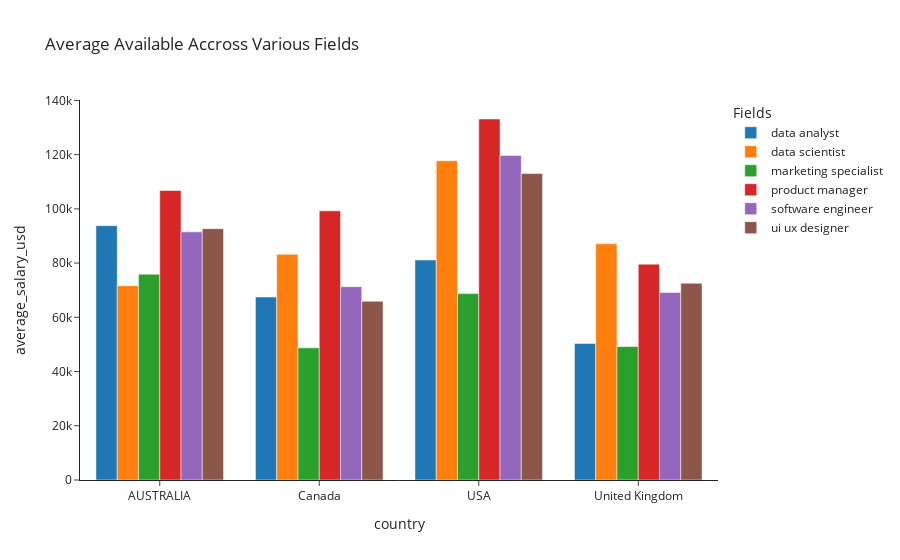

Notebook code for this chart:
### Markdown cell above
## Salary

### Code cell
salary_df = data.groupby(by=['country', 'job_field'], as_index=False)['average_salary_usd'].mean()
px.bar(salary_df, 
                        x='country', y='average_salary_usd',
                        color='job_field', barmode='group',
                        template='simple_white',
                         labels={
                                    "country": "country",
                                    "salary": "Average Salary",
                                    "job_field": "Fields"
                                },
                        title="Average Available Accross Various Fields"
                        )

### Figure 1 — Plotly figure (JSON) as saved in the notebook; plotly's stock layout.template omitted (floating-point values rounded to 4 significant figures)
{"data": [{"alignmentgroup": "True", "hovertemplate": "Fields=data analyst<br>country=%{x}<br>average_salary_usd=%{y}<extra></extra>", "legendgroup": "data analyst", "marker": {"color": "#1F77B4", "pattern": {"shape": ""}}, "name": "data analyst", "offsetgroup": "data analyst", "orientation": "v", "showlegend": true, "textposition": "auto", "type": "bar", "x": ["AUSTRALIA", "Canada", "USA", "United Kingdom"], "xaxis": "x", "y": [93800.0, 67480.0, 81160.0, 50340.0], "yaxis": "y"}, {"alignmentgroup": "True", "hovertemplate": "Fields=data scientist<br>country=%{x}<br>average_salary_usd=%{y}<extra></extra>", "legendgroup": "data scientist", "marker": {"color": "#FF7F0E", "pattern": {"shape": ""}}, "name": "data scientist", "offsetgroup": "data scientist", "orientation": "v", "showlegend": true, "textposition": "auto", "type": "bar", "x": ["AUSTRALIA", "Canada", "USA", "United Kingdom"], "xaxis": "x", "y": [71620.0, 83220.0, 117700.0, 87110.0], "yaxis": "y"}, {"alignmentgroup": "True", "hovertemplate": "Fields=marketing specialist<br>country=%{x}<br>average_salary_usd=%{y}<extra></extra>", "legendgroup": "marketing specialist", "marker": {"color": "#2CA02C", "pattern": {"shape": ""}}, "name": "marketing specialist", "offsetgroup": "marketing specialist", "orientation": "v", "showlegend": true, "textposition": "auto", "type": "bar", "x": ["AUSTRALIA", "Canada", "USA", "United Kingdom"], "xaxis": "x", "y": [75900.0, 48740.0, 68740.0, 49210.0], "yaxis": "y"}, {"alignmentgroup": "True", "hovertemplate": "Fields=product manager<br>country=%{x}<br>average_salary_usd=%{y}<extra></extra>", "legendgroup": "product manager", "marker": {"color": "#D62728", "pattern": {"shape": ""}}, "name": "product manager", "offsetgroup": "product manager", "orientation": "v", "showlegend": true, "textposition": "auto", "type": "bar", "x": ["AUSTRALIA", "Canada", "USA", "United Kingdom"], "xaxis": "x", "y": [106800.0, 99270.0, 133100.0, 79610.0], "yaxis": "y"}, {"alignmentgroup": "True", "hovertemplate": "Fields=software engineer<br>country=%{x}<br>average_salary_usd=%{y}<extra></extra>", "legendgroup": "software engineer", "marker": {"color": "#9467BD", "pattern": {"shape": ""}}, "name": "software engineer", "offsetgroup": "software engineer", "orientation": "v", "showlegend": true, "textposition": "auto", "type": "bar", "x": ["AUSTRALIA", "Canada", "USA", "United Kingdom"], "xaxis": "x", "y": [91530.0, 71300.0, 119700.0, 69120.0], "yaxis": "y"}, {"alignmentgroup": "True", "hovertemplate": "Fields=ui ux designer<br>country=%{x}<br>average_salary_usd=%{y}<extra></extra>", "legendgroup": "ui ux designer", "marker": {"color": "#8C564B", "pattern": {"shape": ""}}, "name": "ui ux designer", "offsetgroup": "ui ux designer", "orientation": "v", "showlegend": true, "textposition": "auto", "type": "bar", "x": ["AUSTRALIA", "Canada", "USA", "United Kingdom"], "xaxis": "x", "y": [92690.0, 65930.0, 113100.0, 72570.0], "yaxis": "y"}], "layout": {"barmode": "group", "legend": {"title": {"text": "Fields"}, "tracegroupgap": 0}, "title": {"text": "Average Available Accross Various Fields"}, "xaxis": {"anchor": "y", "domain": [0, 1], "title": {"text": "country"}}, "yaxis": {"anchor": "x", "domain": [0, 1], "title": {"text": "average_salary_usd"}}}}
